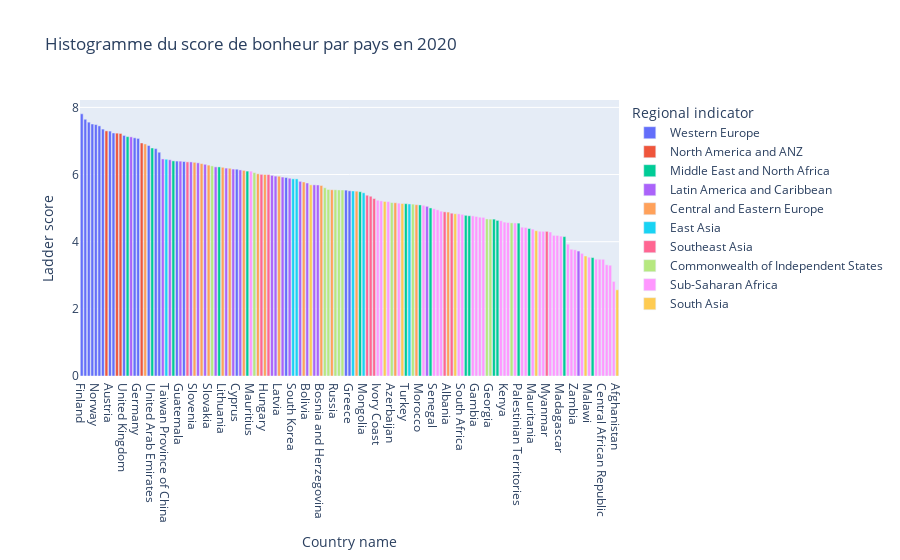

The notebook cell this image was saved under:
### Code cell
# Histogramme

data_2020 = data_2020.sort_values(by='Ladder score', ascending=False)
fig = px.bar(
    data_2020,
    x='Country name',
    y='Ladder score',
    title='Histogramme du score de bonheur par pays en 2020',
    color='Regional indicator'
)
fig.update_xaxes(categoryorder='total descending')
fig.show()

### Figure 1 — Plotly figure (JSON) as saved in the notebook; plotly's stock layout.template omitted (floating-point values rounded to 4 significant figures)
{"data": [{"alignmentgroup": "True", "hovertemplate": "Regional indicator=Western Europe<br>Country name=%{x}<br>Ladder score=%{y}<extra></extra>", "legendgroup": "Western Europe", "marker": {"color": "#636efa", "pattern": {"shape": ""}}, "name": "Western Europe", "offsetgroup": "Western Europe", "orientation": "v", "showlegend": true, "textposition": "auto", "type": "bar", "x": ["Finland", "Denmark", "Switzerland", "Iceland", "Norway", "Netherlands", "Sweden", "Austria", "Luxembourg", "United Kingdom", "Ireland", "Germany", "Belgium", "Malta", "France", "Spain", "Italy", "Cyprus", "Portugal", "North Cyprus", "Greece"], "xaxis": "x", "y": [7.809, 7.646, 7.56, 7.504, 7.488, 7.449, 7.353, 7.294, 7.238, 7.165, 7.094, 7.076, 6.864, 6.773, 6.664, 6.401, 6.387, 6.159, 5.911, 5.536, 5.515], "yaxis": "y"}, {"alignmentgroup": "True", "hovertemplate": "Regional indicator=North America and ANZ<br>Country name=%{x}<br>Ladder score=%{y}<extra></extra>", "legendgroup": "North America and ANZ", "marker": {"color": "#EF553B", "pattern": {"shape": ""}}, "name": "North America and ANZ", "offsetgroup": "North America and ANZ", "orientation": "v", "showlegend": true, "textposition": "auto", "type": "bar", "x": ["New Zealand", "Canada", "Australia", "United States"], "xaxis": "x", "y": [7.3, 7.232, 7.223, 6.94], "yaxis": "y"}, {"alignmentgroup": "True", "hovertemplate": "Regional indicator=Middle East and North Africa<br>Country name=%{x}<br>Ladder score=%{y}<extra></extra>", "legendgroup": "Middle East and North Africa", "marker": {"color": "#00cc96", "pattern": {"shape": ""}}, "name": "Middle East and North Africa", "offsetgroup": "Middle East and North Africa", "orientation": "v", "showlegend": true, "textposition": "auto", "type": "bar", "x": ["Israel", "United Arab Emirates", "Saudi Arabia", "Bahrain", "Kuwait", "Libya", "Turkey", "Morocco", "Algeria", "Iraq", "Lebanon", "Iran", "Jordan", "Palestinian Territories", "Tunisia", "Egypt", "Yemen"], "xaxis": "x", "y": [7.129, 6.791, 6.406, 6.227, 6.102, 5.489, 5.132, 5.095, 5.005, 4.785, 4.772, 4.672, 4.633, 4.553, 4.392, 4.151, 3.527], "yaxis": "y"}, {"alignmentgroup": "True", "hovertemplate": "Regional indicator=Latin America and Caribbean<br>Country name=%{x}<br>Ladder score=%{y}<extra></extra>", "legendgroup": "Latin America and Caribbean", "marker": {"color": "#ab63fa", "pattern": {"shape": ""}}, "name": "Latin America and Caribbean", "offsetgroup": "Latin America and Caribbean", "orientation": "v", "showlegend": true, "textposition": "auto", "type": "bar", "x": ["Costa Rica", "Mexico", "Uruguay", "Guatemala", "Brazil", "El Salvador", "Panama", "Chile", "Trinidad and Tobago", "Colombia", "Nicaragua", "Argentina", "Honduras", "Ecuador", "Jamaica", "Peru", "Bolivia", "Paraguay", "Dominican Republic", "Venezuela", "Haiti"], "xaxis": "x", "y": [7.121, 6.465, 6.44, 6.399, 6.376, 6.348, 6.305, 6.228, 6.192, 6.163, 6.137, 5.975, 5.953, 5.925, 5.89, 5.797, 5.747, 5.692, 5.689, 5.053, 3.721], "yaxis": "y"}, {"alignmentgroup": "True", "hovertemplate": "Regional indicator=Central and Eastern Europe<br>Country name=%{x}<br>Ladder score=%{y}<extra></extra>", "legendgroup": "Central and Eastern Europe", "marker": {"color": "#FFA15A", "pattern": {"shape": ""}}, "name": "Central and Eastern Europe", "offsetgroup": "Central and Eastern Europe", "orientation": "v", "showlegend": true, "textposition": "auto", "type": "bar", "x": ["Czech Republic", "Slovenia", "Kosovo", "Slovakia", "Lithuania", "Poland", "Romania", "Estonia", "Hungary", "Latvia", "Serbia", "Bosnia and Herzegovina", "Montenegro", "Croatia", "Macedonia", "Bulgaria", "Albania"], "xaxis": "x", "y": [6.911, 6.363, 6.325, 6.281, 6.215, 6.186, 6.124, 6.022, 6.0, 5.95, 5.778, 5.674, 5.546, 5.505, 5.16, 5.102, 4.883], "yaxis": "y"}, {"alignmentgroup": "True", "hovertemplate": "Regional indicator=East Asia<br>Country name=%{x}<br>Ladder score=%{y}<extra></extra>", "legendgroup": "East Asia", "marker": {"color": "#19d3f3", "pattern": {"shape": ""}}, "name": "East Asia", "offsetgroup": "East Asia", "orientation": "v", "showlegend": true, "textposition": "auto", "type": "bar", "x": ["Taiwan Province of China", "South Korea", "Japan", "Hong Kong S.A.R. of China", "Mongolia", "China"], "xaxis": "x", "y": [6.455, 5.872, 5.871, 5.51, 5.456, 5.124], "yaxis": "y"}, {"alignmentgroup": "True", "hovertemplate": "Regional indicator=Southeast Asia<br>Country name=%{x}<br>Ladder score=%{y}<extra></extra>", "legendgroup": "Southeast Asia", "marker": {"color": "#FF6692", "pattern": {"shape": ""}}, "name": "Southeast Asia", "offsetgroup": "Southeast Asia", "orientation": "v", "showlegend": true, "textposition": "auto", "type": "bar", "x": ["Singapore", "Philippines", "Thailand", "Malaysia", "Vietnam", "Indonesia", "Laos", "Cambodia", "Myanmar"], "xaxis": "x", "y": [6.377, 6.006, 5.999, 5.384, 5.353, 5.286, 4.889, 4.848, 4.308], "yaxis": "y"}, {"alignmentgroup": "True", "hovertemplate": "Regional indicator=Commonwealth of Independent States<br>Country name=%{x}<br>Ladder score=%{y}<extra></extra>", "legendgroup": "Commonwealth of Independent States", "marker": {"color": "#B6E880", "pattern": {"shape": ""}}, "name": "Commonwealth of Independent States", "offsetgroup": "Commonwealth of Independent States", "orientation": "v", "showlegend": true, "textposition": "auto", "type": "bar", "x": ["Uzbekistan", "Kazakhstan", "Moldova", "Tajikistan", "Russia", "Kyrgyzstan", "Belarus", "Azerbaijan", "Turkmenistan", "Armenia", "Georgia", "Ukraine"], "xaxis": "x", "y": [6.258, 6.058, 5.608, 5.556, 5.546, 5.542, 5.54, 5.165, 5.119, 4.677, 4.673, 4.561], "yaxis": "y"}, {"alignmentgroup": "True", "hovertemplate": "Regional indicator=Sub-Saharan Africa<br>Country name=%{x}<br>Ladder score=%{y}<extra></extra>", "legendgroup": "Sub-Saharan Africa", "marker": {"color": "#FF97FF", "pattern": {"shape": ""}}, "name": "Sub-Saharan Africa", "offsetgroup": "Sub-Saharan Africa", "orientation": "v", "showlegend": true, "textposition": "auto", "type": "bar", "x": ["Mauritius", "Ivory Coast", "Benin", "Congo (Brazzaville)", "Ghana", "Cameroon", "Senegal", "Guinea", "Niger", "Gabon", "South Africa", "Burkina Faso", "Gambia", "Mali", "Nigeria", "Mozambique", "Kenya", "Namibia", "Liberia", "Uganda", "Chad", "Mauritania", "Congo (Kinshasa)", "Swaziland", "Comoros", "Togo", "Ethiopia", "Madagascar", "Sierra Leone", "Burundi", "Zambia", "Lesotho", "Malawi", "Botswana", "Tanzania", "Central African Republic", "Rwanda", "Zimbabwe", "South Sudan"], "xaxis": "x", "y": [6.101, 5.233, 5.216, 5.194, 5.148, 5.085, 4.981, 4.949, 4.91, 4.829, 4.814, 4.769, 4.751, 4.729, 4.724, 4.624, 4.583, 4.571, 4.558, 4.432, 4.423, 4.375, 4.311, 4.308, 4.289, 4.187, 4.186, 4.166, 3.926, 3.775, 3.759, 3.653, 3.538, 3.479, 3.476, 3.476, 3.312, 3.299, 2.817], "yaxis": "y"}, {"alignmentgroup": "True", "hovertemplate": "Regional indicator=South Asia<br>Country name=%{x}<br>Ladder score=%{y}<extra></extra>", "legendgroup": "South Asia", "marker": {"color": "#FECB52", "pattern": {"shape": ""}}, "name": "South Asia", "offsetgroup": "South Asia", "orientation": "v", "showlegend": true, "textposition": "auto", "type": "bar", "x": ["Pakistan", "Maldives", "Nepal", "Bangladesh", "Sri Lanka", "India", "Afghanistan"], "xaxis": "x", "y": [5.693, 5.198, 5.137, 4.833, 4.327, 3.573, 2.567], "yaxis": "y"}], "layout": {"barmode": "relative", "legend": {"title": {"text": "Regional indicator"}, "tracegroupgap": 0}, "title": {"text": "Histogramme du score de bonheur par pays en 2020"}, "xaxis": {"anchor": "y", "categoryorder": "total descending", "domain": [0, 1], "title": {"text": "Country name"}}, "yaxis": {"anchor": "x", "domain": [0, 1], "title": {"text": "Ladder score"}}}}
